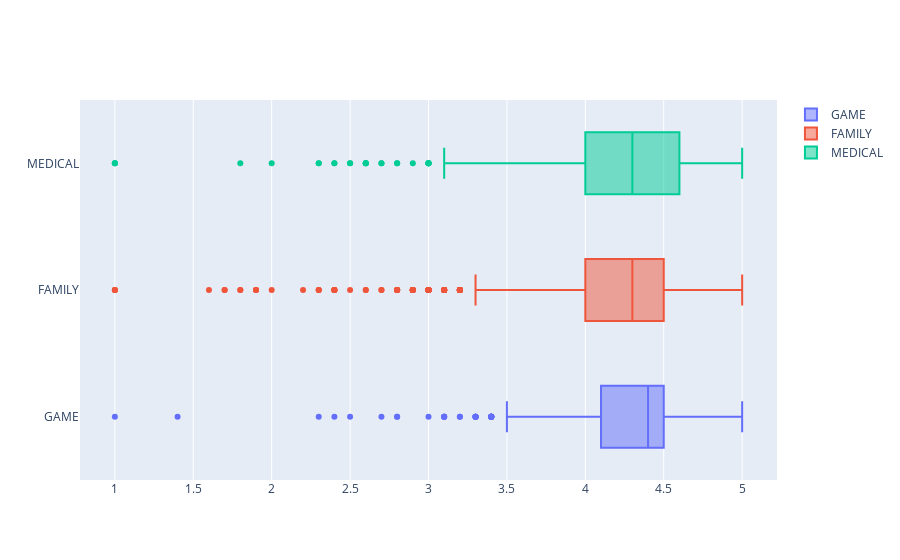

Notebook code for this chart:
### Markdown cell above
# Plotly - Box Plot ( Interactive )
### Game, Family and Medical Category (min,q1,median,q3,max value)

### Code cell
Category1 = df[df.Category=="GAME"].Rating
Category2 = df[df.Category=="FAMILY"].Rating
Category3 = df[df.Category=="MEDICAL"].Rating

fig = go.Figure()
# Use x instead of y argument for horizontal plot
fig.add_trace(go.Box(x=Category1, name='GAME'))
fig.add_trace(go.Box(x=Category2, name='FAMILY'))
fig.add_trace(go.Box(x=Category3, name='MEDICAL'))

fig.show()

### Figure 1 — Plotly figure (JSON) as saved in the notebook; plotly's stock layout.template omitted (floating-point values rounded to 4 significant figures; data arrays with more than 128 entries replaced by an {"elided": "..."} marker saying what was removed)
{"data": [{"name": "GAME", "type": "box", "x": {"elided": "1144 float values"}}, {"name": "FAMILY", "type": "box", "x": {"elided": "1972 float values"}}, {"name": "MEDICAL", "type": "box", "x": {"elided": "463 float values"}}], "layout": {}}
